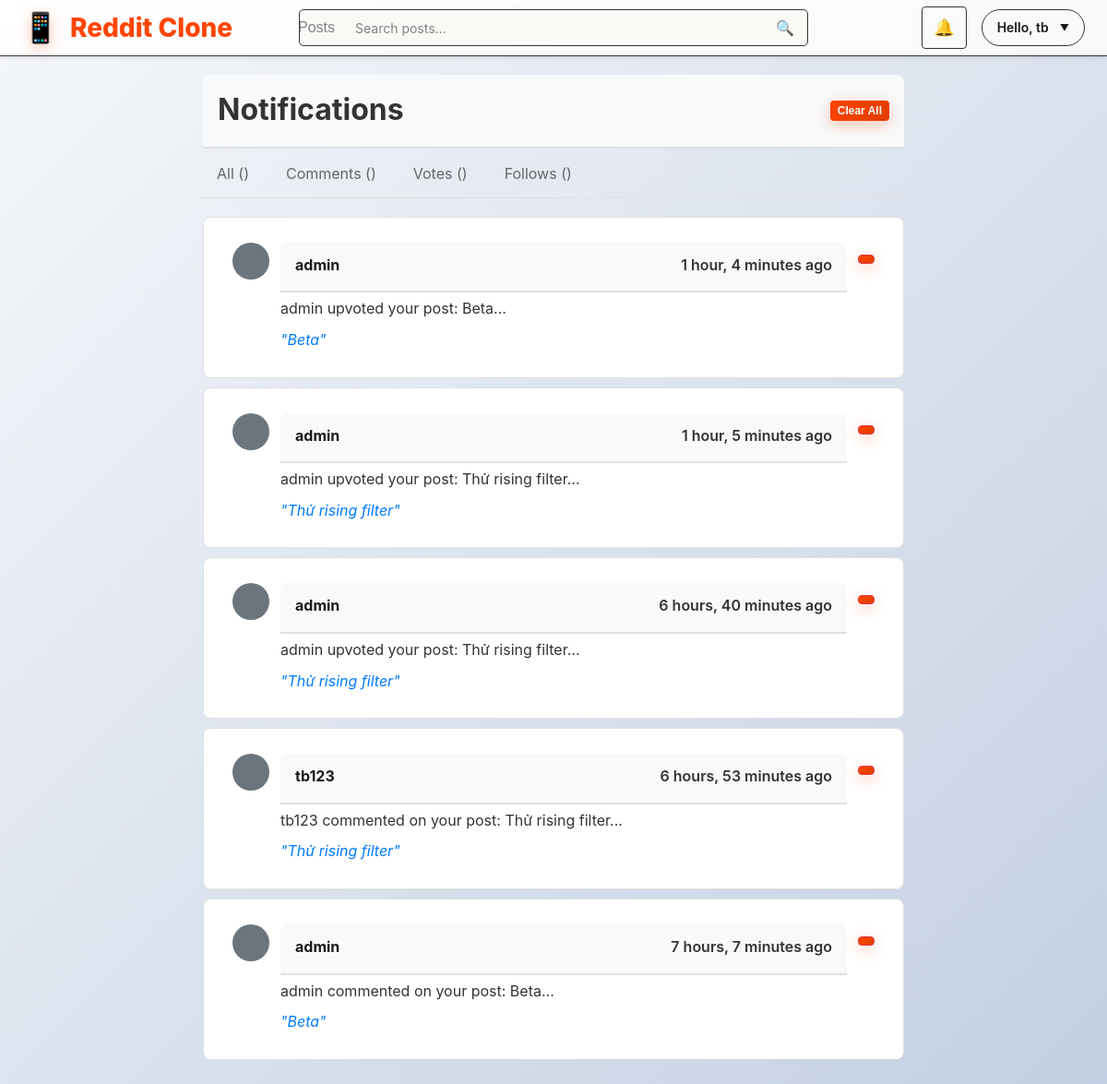
The app's page /notifications/ (signed in) with its own data.
### posts/models.py (models this page shows, shortened)
class Notification(models.Model):
    NOTIFICATION_TYPES = [
        ('comment', 'Comment'),
        ('vote', 'Vote'),
        ('follow', 'Follow'),
        ('mention', 'Mention'),
    ]
    recipient = models.ForeignKey(User, on_delete=models.CASCADE, related_name='notifications')
    sender = models.ForeignKey(User, on_delete=models.CASCADE, related_name='sent_notifications')
    notification_type = models.CharField(max_length=20, choices=NOTIFICATION_TYPES)
    message = models.TextField()
    post = models.ForeignKey('Post', on_delete=models.CASCADE, null=True, blank=True)
    comment = models.ForeignKey('Comment', on_delete=models.CASCADE, null=True, blank=True)
    is_read = models.BooleanField(default=False)
    created_at = models.DateTimeField(auto_now_add=True)
    read_at = models.DateTimeField(null=True, blank=True)
    class Meta:
        ordering = ['-created_at']
        indexes = [
            models.Index(fields=['recipient', 'is_read']),
            models.Index(fields=['created_at']),
        ]

class Post(models.Model):
    title        = models.CharField(max_length=255)
    content      = models.TextField(blank=True)
    image        = models.ImageField(upload_to='post_images/', blank=True, null=True)
    author       = models.ForeignKey(User, on_delete=models.CASCADE)
    community    = models.ForeignKey(Community, on_delete=models.CASCADE,
                                     null=True, blank=True,
                                     )
    tags         = models.ManyToManyField(Tag, blank=True, related_name='posts')
    created_at   = models.DateTimeField(auto_now_add=True)

### posts/views.py (the view)
# urls.py: path('notifications/', views.notifications_view, name='notifications'),
@login_required
def notifications_view(request):
    notifications = Notification.objects.filter(recipient=request.user).order_by('-created_at')
    notifications.update(is_read=True)
    paginator = Paginator(notifications, 20)
    page_number = request.GET.get('page')
    page_obj = paginator.get_page(page_number)
    return render(request, 'posts/notifications.html', {'notifications': page_obj})

### posts/templates/posts/notifications.html (shortened to what this page needs)
{% extends 'posts/base.html' %}
{% block content %}
<div class="notification-page">
    <div class="notification-header">
        <h1>Notifications</h1>
        <div class="notification-actions">
            <form method="post" action="{% url 'posts:clear_all_notifications' %}" style="display: inline;">
                <button type="submit" class="btn btn-danger btn-sm" onclick="return confirm('Are you sure you want to clear all notifications?')">
                    Clear All
                </button>
            </form>
        </div>
    </div>
    <div class="notification-filters">
        <a href="{% url 'posts:notifications' %}" class="filter-tab {% if filter_type == 'all' %}active{% endif %}">
            All ({{ filter_counts.all }})
        </a>
        <a href="{% url 'posts:notifications' %}?type=comment" class="filter-tab {% if filter_type == 'comment' %}active{% endif %}">
            Comments ({{ filter_counts.comment }})
        </a>
        <a href="{% url 'posts:notifications' %}?type=vote" class="filter-tab {% if filter_type == 'vote' %}active{% endif %}">
            Votes ({{ filter_counts.vote }})
        </a>
        <a href="{% url 'posts:notifications' %}?type=follow" class="filter-tab {% if filter_type == 'follow' %}active{% endif %}">
            Follows ({{ filter_counts.follow }})
        </a>
    </div>
    <div class="notifications-container">
        {% for notification in notifications %}
            <div class="notification-item {% if not notification.is_read %}unread{% endif %}">
                <div class="notification-content">
                    <div class="notification-avatar">
                        {% if notification.sender.profile.avatar %}
                            <img src="{{ notification.sender.profile.avatar.url }}" alt="{{ notification.sender.username }}" class="avatar">
                        {% else %}
                            <div class="avatar-placeholder">
                            </div>
                        {% endif %}
                    </div>
                    <div class="notification-body">
                        <div class="notification-header">
                            <strong>{{ notification.sender.username }}</strong>
                            <span class="notification-time">{{ notification.created_at|timesince }} ago</span>
                        </div>
                        <div class="notification-message">
                            {{ notification.message }}
                        </div>
                        {% if notification.post %}
                            <div class="notification-post">
                                <a href="{% url 'posts:post_detail' notification.post.pk %}" class="post-link">
                                    "{{ notification.post.title|truncatechars:60 }}"
                                </a>
                            </div>
                        {% endif %}
                    </div>
                    <div class="notification-actions">
                        <form method="post" action="{% url 'posts:delete_notification' notification.id %}" style="display: inline;">
                            <button type="submit" class="btn btn-sm btn-outline-danger" onclick="return confirm('Delete this notification?')">
                            </button>
                        </form>
                    </div>
                </div>
            </div>
        {% empty %}
            <div class="no-notifications">
                <i class="fas fa-bell-slash"></i>
                <p>No notifications found.</p>
            </div>
        {% endfor %}
    </div>
</div>
{% endblock %}

### posts/templates/posts/base.html (shortened to what this page needs)
{% load static %}
<!DOCTYPE html>
<html lang="en">
<head>
  <link rel="stylesheet" href="{% static 'posts/css/style.css' %}">
</head>
<body>
  <header class="header">
    <div class="header-content">
      <a class="logo" href="{% url 'posts:post_list' %}">
        <span class="logo-icon">📱</span>
        Reddit Clone
      </a>
      <div class="unified-search">
        <div class="search-container">
          <form class="search-form" id="searchForm" method="get">
            <button type="button" class="search-type-selector" id="searchTypeSelector">
              <span id="searchTypeText">Posts</span>
            </button>
            <input type="text" class="search-input" id="searchInput"
                  placeholder="Search posts..."
                  value="{{ request.GET.q|default:'' }}"
                  name="q">
            <button type="submit" class="search-btn">🔍</button>
          </form>
        </div>
      </div>
      <nav class="nav-right">
        {% if user.is_authenticated %}
          <div class="dropdown position-relative">
            <a href="#" class="notification-toggle position-relative nav-btn">
                🔔
            </a>
          </div>
          <div class="user-menu" id="userMenu">
            <div class="user-greeting">Hello, {{ user.username }}</div>
          </div>
        {% else %}
          <a href="{% url 'login' %}" class="nav-btn">Log In</a>
          <a href="{% url 'posts:register' %}" class="nav-btn">Sign Up</a>
        {% endif %}
      </nav>
    </div>
  </header>
  <main class="main-content">
    <div class="container">
      {% block content %}{% endblock %}
    </div>
  </main>
</body>
</html>

### posts/static/posts/css/style.css (style rules this page uses)
* { margin: 0; padding: 0; box-sizing: border-box; }
body { background: linear-gradient(135deg, #f5f7fa 0%, #c3cfe2 100%); font-family: -apple-system, BlinkMacSystemFont, "Segoe UI", Roboto, Oxygen-Sans, Ubuntu, Cantarell, "Helvetica Neue", sans-serif; line-height: 1.6; color: #1a1a1b; min-height: 100vh; }
.header { background: linear-gradient(135deg, #ffffff 0%, #f8f9fa 100%); border-bottom: 1px solid #343536; position: sticky; top: 0; z-index: 1000; box-shadow: 0 2px 4px rgba(0,0,0,0.1); }
.header-content { max-width: 1400px; margin: 0 auto; padding: 0 24px; display: grid; grid-template-columns: 1fr 2fr 1fr; align-items: center; height: 60px; gap: 24px; }
.logo { color: #ff4500; font-size: 28px; font-weight: 800; text-decoration: none; display: flex; align-items: center; justify-self: start; transition: all 0.3s cubic-bezier(0.4, 0, 0.2, 1); position: relative; }
.logo-icon { margin-right: 12px; font-size: 32px; filter: drop-shadow(0 4px 8px rgba(255,69,0,0.3)); transition: all 0.3s ease; }
.search-form { position: relative; display: flex; align-items: center; background-color: rgb(250, 249, 246); border: 1px solid #343536; border-radius: 5px; overflow: hidden; transition: border-color 0.2s ease, box-shadow 0.2s ease; justify-self: center; width: 100%; max-width: 600px; height: 40px; }
.search-form input { flex: 1; padding: 8px 16px; border: none; outline: none; font-size: 14px; background: transparent; color: #1c1c1c; font-weight: 400; font-family: inherit; }
.search-form input::placeholder { color: #818384; font-weight: 400; }
.search-form button { background: transparent; border: none; padding: 0; width: 40px; height: 40px; cursor: pointer; color: #818384; font-size: 16px; display: flex; align-items: center; justify-content: center; transition: all 0.2s ease; border-radius: 4px; margin-right: 4px; }
.nav-right { display: flex; align-items: center; gap: 16px; justify-self: end; }
.nav-btn { color: #1a1a1b; text-decoration: none; padding: 8px 16px; border-radius: 20px; font-size: 14px; font-weight: 600; transition: all 0.2s ease; white-space: nowrap; border: 1px solid #343536; background: transparent; }
.user-menu { position: relative; display: inline-block; cursor: pointer; }
.user-menu .user-greeting { color: #1a1a1b; font-size: 14px; font-weight: 600; padding: 8px 16px; border-radius: 20px; transition: all 0.2s ease; display: flex; align-items: center; gap: 8px; border: 1px solid #343536; background: transparent; }
.user-menu .user-greeting::after { content: "▼"; font-size: 10px; transition: transform 0.3s ease; margin-left: 4px; }
.btn { background: linear-gradient(135deg, #ff4500 0%, #e03d00 100%); color: white; border: none; padding: 12px 24px; border-radius: 25px; font-size: 14px; font-weight: 600; cursor: pointer; text-decoration: none; display: inline-block; transition: all 0.3s ease; box-shadow: 0 4px 16px rgba(255,69,0,0.3); }
.notification-toggle { position: relative; display: inline-block; padding: 8px 12px; text-decoration: none; font-size: 18px; color: #333; border-radius: 4px; transition: background-color 0.2s; }
.notification-header { padding: 12px 16px; border-bottom: 1px solid #dee2e6; background-color: #f8f9fa; font-weight: 600; display: flex; justify-content: space-between; align-items: center; border-radius: 8px 8px 0 0; }
.notification-header span { font-size: 16px; color: #333; }
.notification-item { padding: 12px 16px; border-bottom: 1px solid #f8f9fa; text-decoration: none; color: inherit; display: block; transition: background-color 0.2s; }
.notification-item:last-child { border-bottom: none; }
.notification-content { flex-grow: 1; min-width: 0; }
.notification-time { color: #6c757d; font-size: 0.75rem; }
.search-type-selector { position: relative; overflow: hidden; }
.search-type-selector::before { content: ''; position: absolute; top: 0; left: -100%; width: 100%; height: 100%; background: linear-gradient(90deg, transparent, rgba(255,255,255,0.2), transparent); transition: left 0.5s; }

### records on screen
Notification: sender.username "admin", created_at "1 hour, 4 minutes", message "admin upvoted your post: Beta...", post "Beta"
Notification: sender.username "admin", created_at "1 hour, 5 minutes", message "admin upvoted your post: Thử rising filter...", post "Thử rising filter"
Notification: sender.username "admin", created_at "6 hours, 40 minutes", message "admin upvoted your post: Thử rising filter...", post "Thử rising filter"
Notification: sender.username "tb123", created_at "6 hours, 53 minutes", message "tb123 commented on your post: Thử rising filter...", post "Thử rising filter"
Notification: sender.username "admin", created_at "7 hours, 7 minutes", message "admin commented on your post: Beta...", post "Beta"

### other values on screen
{{ user.username }} "tb"
